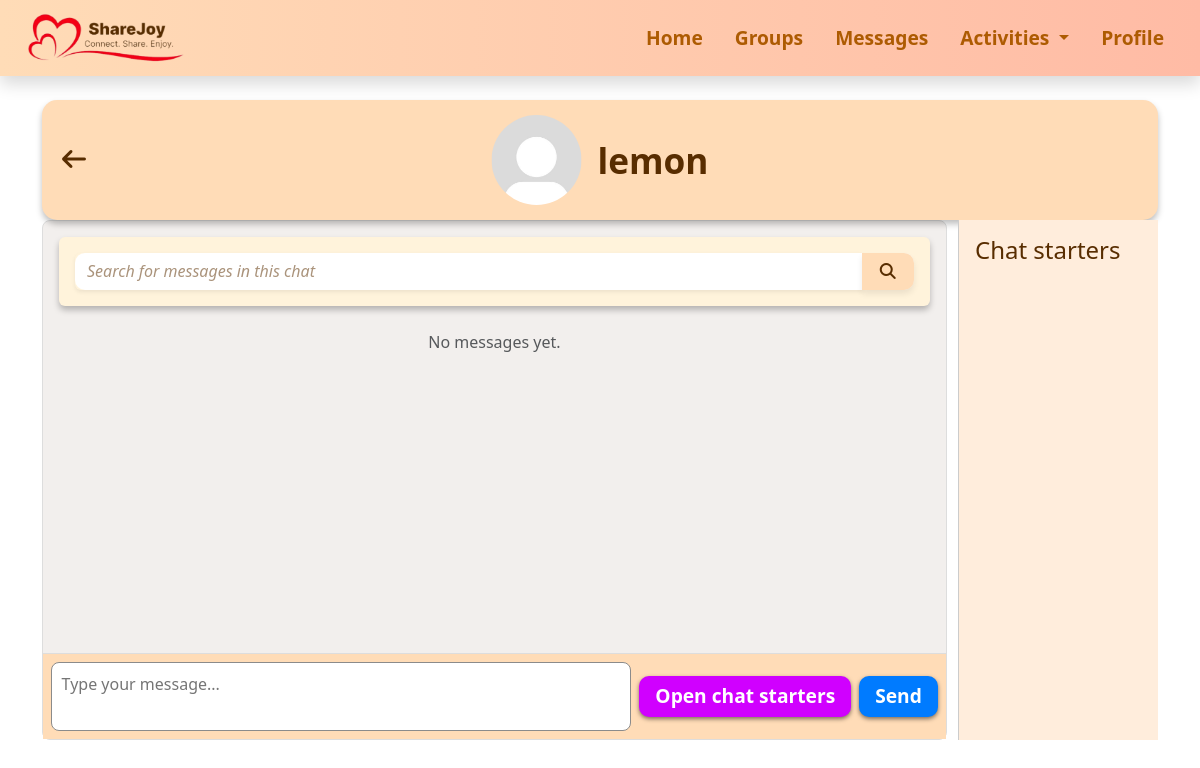
Before: /textchat/2 (signed in) with the older database file.
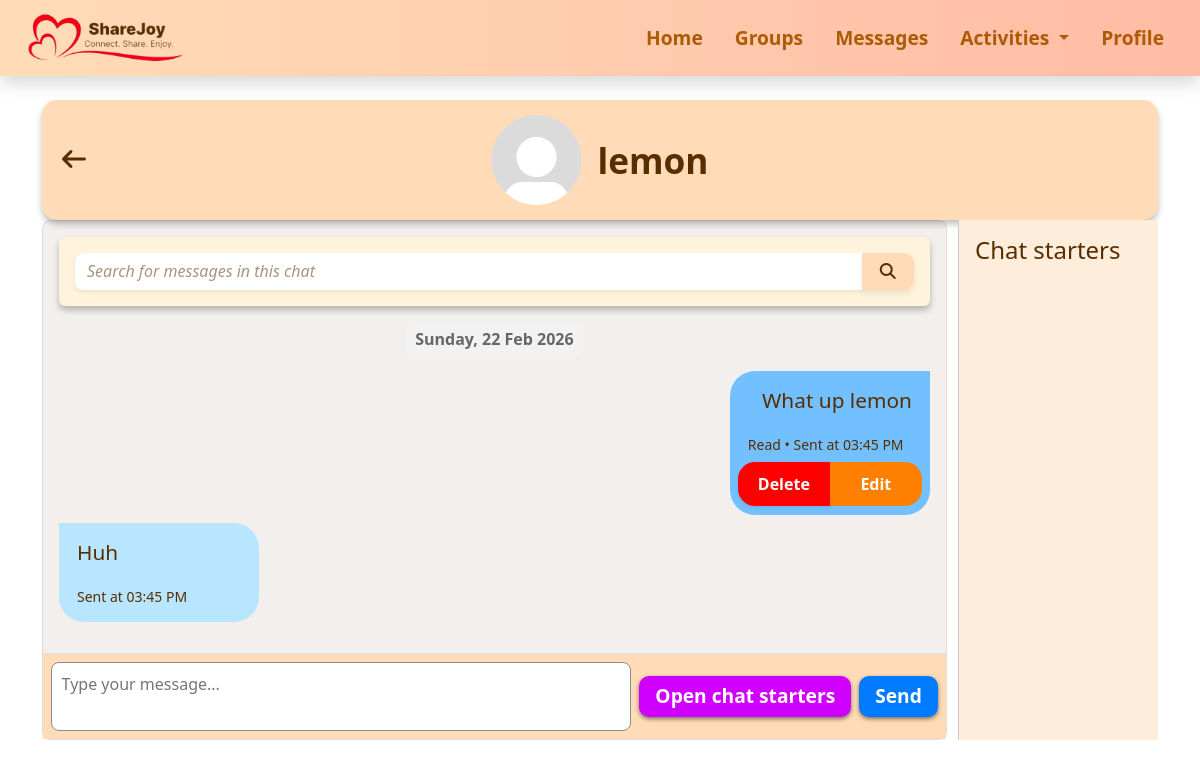
After: the same page with the newer database file.
### messages.py (models this page shows, shortened)
class Contact(db.Model):
    __table_args__ = (
    db.UniqueConstraint('owner_user_id', 'contact_user_id', name='uq_owner_contact'),
    )
    __tablename__ = 'contact'
    id = db.Column(db.Integer, primary_key=True)
    owner_user_id = db.Column(
        db.Integer,
        db.ForeignKey("user.id", name="fk_contact_owner_user_id"),
        nullable=False
    )
    contact_user_id = db.Column(
        db.Integer,
        db.ForeignKey("user.id", name="fk_contact_contact_user_id"),
        nullable=False
    )
    display_name = db.Column(db.String(35), nullable=False)
    short_desc = db.Column(db.String(120))
    message_status = db.Column(db.String(20), default="Unread")
    created_at = db.Column(db.DateTime, default=datetime.utcnow)
    owner = db.relationship('User', foreign_keys=[owner_user_id], backref='contacts')
    contact_user = db.relationship('User', foreign_keys=[contact_user_id])
    messages_sent = db.relationship(
        'Message',
        foreign_keys='Message.sender_id',
        primaryjoin='Contact.owner_user_id == Message.sender_id',
        backref=db.backref('sender_contact', passive_deletes=True),
        lazy='dynamic'
    )
    messages_received = db.relationship(
        'Message',
        foreign_keys='Message.receiver_id',
        primaryjoin='Contact.owner_user_id == Message.receiver_id',
        backref=db.backref('receiver_contact', passive_deletes=True),
        lazy='dynamic'
    )
    deleted_history = db.Column(db.Boolean, default=False)
    chat_cleared_at = db.Column(db.DateTime, nullable=True)

class Message(db.Model):
    __tablename__ = 'message'
    id = db.Column(db.Integer, primary_key=True)
    sender_id = db.Column(
        db.Integer,
        db.ForeignKey("user.id", name="fk_message_sender_id"),
        nullable=False
    )
    receiver_id = db.Column(
        db.Integer,
        db.ForeignKey("user.id", name="fk_message_receiver_id"),
        nullable=False
    )
    content = db.Column(db.Text, nullable=False)
    timestamp = db.Column(
        db.DateTime(timezone=True),
        nullable=False,
        default=lambda: datetime.now(pytz.utc),
        index=True
    )
    status = db.Column(db.String(20), default="Delivered")
    @property
    def date_only(self):
        return self.timestamp.date() if self.timestamp else None
    sender = db.relationship(
        'User',
        foreign_keys=[sender_id],
        backref=db.backref('sent_messages', lazy='dynamic', overlaps='messages_sent,sender_contact'),
        overlaps='messages_sent,sender_contact'
    )
    receiver = db.relationship(
        'User',
        foreign_keys=[receiver_id],
        backref=db.backref('received_messages', lazy='dynamic', overlaps='messages_received,receiver_contact'),
        overlaps='messages_received,receiver_contact'
    )

### app.py (the view, shortened to what this page needs)
@app.route("/textchat/<int:contact_id>", methods=["GET", "POST"])
def textchat(contact_id):
    if "user_id" not in session:
        return redirect(url_for("login"))
    user = User.query.get(session["user_id"])
    if not user:
        session.clear()
        return redirect(url_for("login"))
    contact = Contact.query.filter_by(
        id=contact_id,
        owner_user_id=user.id
    ).first()
    chat_user = None
    if contact:
        chat_user = User.query.get(contact.contact_user_id)
    if not chat_user:
        abort(404)
    search = request.args.get("search", "").strip()
    base_query = Message.query.filter(
        or_(
            and_(Message.sender_id == user.id, Message.receiver_id == chat_user.id),
            and_(Message.sender_id == chat_user.id, Message.receiver_id == user.id)
        )
    )
    if contact and contact.chat_cleared_at:
        base_query = base_query.filter(Message.timestamp > contact.chat_cleared_at)
    if search:
        base_query = base_query.filter(Message.content.ilike(f"%{search}%"))
    messages = base_query.order_by(Message.timestamp.asc()).all()
    unread_messages = Message.query.filter(
        Message.sender_id == chat_user.id,
        Message.receiver_id == user.id,
        Message.status != "Read"
    ).all()
    for msg in unread_messages:
        msg.status = "Read"
    db.session.commit()
    return render_template(
        "textchat.html",
        contact=contact,
        chat_user=chat_user,
        messages=messages,
        user=user,
        title=f"Chat with {contact.display_name if contact else chat_user.user_unique_id}"
    )

### app.py (called while the page is built)
@app.template_filter("onlytime")
def onlytime(dt):
    if not dt:
        return ""
    if dt.tzinfo is None:
        dt = dt.replace(tzinfo=pytz.utc)
    sg_tz = pytz.timezone("Asia/Singapore")
    return dt.astimezone(sg_tz).strftime("%I:%M %p")

### templates/textchat.html (shortened to what this page needs)
{% extends "base.html" %}
{% block extra_css %}
<link rel="stylesheet" href="{{ url_for('static', filename='css/textchat.css') }}">
{% endblock %}
{% block content %}
<div class="section-box">
  <a href="{{ url_for('messages') }}" class="btn btn-link p-0 back-arrow">
    <i class="fa-solid fa-arrow-left"></i>
  </a>
  <div class="text-pfp-container">
    <img src="{{ url_for('static', filename='images/default_pfp.jpg') }}"
         alt="{{ contact.display_name }} picture" class="pfp">
    <span class="chat-username fw-semibold">
      {{ contact.display_name if contact else chat_user.user_unique_id }}
    </span>
  </div>
</div>
<div class="chat-wrapper">
  <div class="chat-container" id="chatContainer">
    <div class="messages-area">
      <div class="p-3 mb-3 rounded shadow-sm box1">
        <div class="d-flex flex-column flex-md-row align-items-start align-items-md-center gap-2">
          <form method="get" class="flex-grow-1 mb-2 mb-md-0 box2 rounded" id="message-search-form">
            <div class="input-group w-100 w-md-auto">
              <input type="text" name="search" class="form-control shadow-sm searchbar"
                placeholder="Search for messages in this chat" value="{{ request.args.get('search', '') }}">
              <button class="btn search-btn" type="submit">
                <i class="fa-solid fa-magnifying-glass"></i>
              </button>
            </div>
          </form>
        </div>
      </div>
      {% if messages %}
        {% for day, day_messages in messages|groupby('date_only') %}
          <div class="day-label">{{ day.strftime("%A, %d %b %Y") }}</div>
          {% for message in day_messages %}
      <div id="message-{{ message.id }}" class="message {% if message.sender_id == user.id %}sent{% else %}received{% endif %}">
        <div class="message-content">
          <p class="message-text">{{ message.content }}</p>
          {% if message.sender_id != user.id %}
            <small>Sent at {{ message.timestamp|onlytime }}</small>
          {% else %}
            {% if message.read_at %}
              <small>Read • Sent at {{ message.timestamp|onlytime }}</small>
            {% elif message.delivered_at %}
              <small>Delivered • Sent at {{ message.timestamp|onlytime }}</small>
            {% else %}
              <small>{{ message.status }} • Sent at {{ message.timestamp|onlytime }}</small>
            {% endif %}
          {% endif %}
          {% if message.sender_id == user.id %}
            <div class="message-actions">
              <button type="button" class="btn redbtn btn-sm fw-semibold shadow-sm delete-btn"
                      data-bs-toggle="modal" data-bs-target="#deleteModal{{ message.id }}">
                Delete
              </button>
              <button type="button" class="edit-btn btn" onclick="startEdit(this)">
                Edit
              </button>
            </div>
          {% endif %}
        </div>
      </div>
          {% endfor %}
        {% endfor %}
      {% else %}
  {% if request.args.get('search') %}
    <div class="col-12">
      <div class="alert alert-info text-center fw-semibold">
        No results that include "{{ request.args.get('search') }}".
      </div>
    </div>
  {% else %}
    <div class="text-center mt-4">
      <p class="text-muted">No messages yet.</p>
    </div>
  {% endif %}
{% endif %}
    </div>
    <form method="POST" class="input-area">
      <textarea name="content" class="message-input" placeholder="Type your message..." required></textarea>
      <button type="button" id="togglePaneButton" class="dobtn fw-semibold" onclick="togglePane()">Open chat starters</button>
      <button type="submit" class="send-btn dobtn fw-semibold">Send</button>
    </form>
  </div>
  <div class="right-pane" id="rightPane">
    <h4>Chat starters</h4>
  </div>
</div>
{% endblock %}

### templates/base.html (shortened to what this page needs)
<!doctype html>
<html lang="en">
<head>
    <link href="https://cdn.jsdelivr.net/npm/bootstrap@5.3.8/dist/css/bootstrap.min.css" rel="stylesheet">
    <link rel="stylesheet" href="{{ url_for('static', filename='css/navbar.css') }}">
    <link rel="stylesheet" href="{{ url_for('static', filename='css/base.css') }}">
    <link rel="stylesheet" href="https://cdnjs.cloudflare.com/ajax/libs/font-awesome/7.0.1/css/all.min.css">
    {% block extra_css %}{% endblock %}
</head>
<body>
    {% include "navbar.html" %}
    <div class="container mt-4">
        {% block content %}{% endblock %}
    </div>
</body>
</html>

### templates/navbar.html (shortened to what this page needs)
<nav class="navbar navbar-expand-md sticky-top shadow">
    <div class="container-fluid align-items-center">
        <a class="navbar-brand ms-3" href="{{ url_for('home') }}"><img
                src="{{ url_for('static', filename='images/navbar.png') }}" alt="ShareJoy" height="50"></a>
        <div class="collapse navbar-collapse" id="navbarNav">
            <ul class="navbar-nav ms-auto">
                <li class="nav-item">
                    <a class="nav-link me-3 fw-bold {% if request.endpoint == 'home' %}active{% endif %}"
                        href="{{ url_for('home') }}">Home</a>
                </li>
                <li class="nav-item">
                    <a class="nav-link me-3 fw-bold {% if request.endpoint == 'groups' %}active{% endif %}"
                        href="{{ url_for('groups') }}">Groups</a>
                </li>
                <li class="nav-item">
                    <a class="nav-link me-3 fw-bold {% if request.endpoint == 'messages' %}active{% endif %}"
                        href="{{ url_for('messages') }}">Messages</a>
                </li>
                <li class="nav-item dropdown">
                    <a class="nav-link me-3 dropdown-toggle fw-bold {% if request.endpoint in ['activities', 'explore', 'schedule'] %}active{% endif %}"
                        href="#" id="activitiesDropdown" role="button" data-bs-toggle="dropdown">
                        Activities
                    </a>
                </li>
                <li class="nav-item">
                    <a class="nav-link me-3 fw-bold {% if request.endpoint == 'profile' %}active{% endif %}"
                        href="{{ url_for('profile') }}">Profile</a>
                </li>
            </ul>
        </div>
    </div>
</nav>

### static/css/navbar.css (style rules this page uses)
.navbar, .dropdown-menu { background: linear-gradient(90deg, #FFDCB7, #ffbba5); border: none; box-shadow: 0 4px 8px rgba(0, 0, 0, 0.1); }
.navbar .nav-link, .dropdown-item { font-size: 1.2rem; color: #ad5b02; transition: color 0.3s ease, transform 0.3s ease; }

### static/css/base.css (style rules this page uses)
.section-box { width: 100%; min-height: 100px; color: #582D00; background-color: #fff2e6; box-shadow: 0 4px 6px rgba(0, 0, 0, 0.256); padding: 20px 20px 15px 20px; margin: 2rem auto; border-radius: 15px; }
body { padding-bottom: 2rem;; }
.searchbar { background-color: transparent !important; border: none !important; flex: 1 !important; }
.search-btn { background-color: #FFDCB7; color: #582D00; border: none; box-shadow: 0 4px 6px #00000014; font-weight: 600; height: 100%; border-radius: 0 10px 10px 0; }
.box1 { background-color: #fff3db; color: #000000; box-shadow: 0 4px 6px rgba(0, 0, 0, 0.256) !important; ; }
.box2 { background-color: #fff; border-radius: 10px !important; max-height: 40px; min-width: 430px !important; }
body, input, textarea, .form-label, .formL { color: #582D00 !important; }
.fa-arrow-left { color: #582D00; font-weight: semibold; font-size: 1.5rem; }
.form-control, .form-select { background-color: #FDFAF7; border: 1px solid rgba(0, 0, 0, 0.2); box-shadow: 0 4px 6px rgba(0, 0, 0, 0.13); }
.form-control::placeholder, .form-select::placeholder, input#date::placeholder, input#time::placeholder, .form-select option[value=""], .form-select:has(option[value=""]:checked) { font-style: italic; color: #AA937B; }
.cancelbtn, .dobtn, .cancel-btn, .successbtn, .okbtn, .redbtn, .cta-btn, .search-btn, #toggle-filters, .clearbtn { border: none; box-shadow: 0 4px 6px rgba(0, 0, 0, 0.08); padding: 0.4rem 1rem; border-radius: 10px; font-weight: 600; transition: none; }
.dobtn, .successbtn { background: #FFB587; color: #582D00; font-size: 1.2rem; }
.redbtn, .btn-danger { background: #F60D0D; color: #FFF; font-size: 1.2rem; padding: 0.4rem 0.7rem; box-shadow: 0 4px 6px rgba(0, 0, 0, 0.158); }
.search-btn { background-color: #FFDCB7; color: #582D00; border: none; box-shadow: 0 4px 6px #00000014; font-weight: 600; }
.cancelbtn, .dobtn, .cancel-btn, .successbtn, .okbtn, .redbtn, .cta-btn, .search-btn, .clearbtn, .join-btn, .maxbtn, .createdbtn, .joined { -webkit-appearance: none; -moz-appearance: none; appearance: none; outline: none !important; border: none !important; }

Changed rows visible on the page:
added Message: content "What up lemon", status "Read", timestamp|onlytime "03:45 PM"
added Message: content "Huh", timestamp|onlytime "03:45 PM"
Other visible differences:
new list line: "Sunday, 22 Feb 2026"
text no longer shown: "No messages yet."
